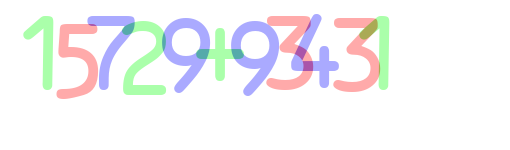
#> input picture solving/1.png, 510 x 150 px
$ python test.py
#> lines starting #> are read from the running program, lines starting #| are printed output that depends on the picture; after the words box and inside, x2 and y2 are one past the last pixel; in counts of white or black regions, pixels touching at a corner belong together
### solving/utils.py
import cv2
import numpy as np

BLUE=0
GREEN=1
RED=2

#특정한 색상의 모든 단어가 포함된 이미지를 추출합니다.
def get_chars(image,color):
    other_1=(color+1)%3
    other_2=(color+2)%3
#불러온 색상값을 파란색이라고 했을 때,
    c=image[:,:,other_1]==255 #초록색 영역을 선택
    image[c]=[0,0,0] #검은색으로 !
    c = image[:, :, other_2] == 255 # 빨간색 영역을 선택
    image[c] = [0, 0, 0] # 검은색으로 !
    c = image[:,:,color] <170 # 나머지 부분(섞인부분)도 !
    image[c] = [0, 0, 0] # 검은색으로 !
    c = image[:,:,color] != 0 # 파란색인부분을 선택
    image[c] = [255, 255, 255] # 하얀색으로 !
    return image

# [21 lines left out: function extract_chars, not called in this run]
#추출한 이미지를 모두 동일한 크기인 20*20으로 바꿔줌
def resize20(image):
    resized=cv2.resize(image,(20,20))
    return resized.reshape(-1,400).astype(np.float32)

### solving/test.py
import cv2
import utils

#이미지를 불러옴
image=cv2.imread('1.png',cv2.IMREAD_COLOR)
#> image is the input picture: shape (150, 510, 3); mean B, G, R 245.4, 243.9, 244.2
#만들어놓은 utils 함수를 거쳐서 이미지를 정제
blue=utils.get_chars(image.copy(),utils.BLUE)
#> in get_chars, `c=image[:,:,other_1]==255`:
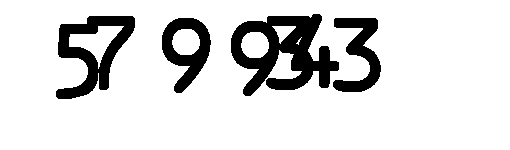
#> c: shape (150, 510) bool; 86% white; 4 black regions, box (x1, y1, x2, y2) and area: (231, 14, 339, 96) 4499, (56, 16, 135, 99) 2779, (162, 18, 211, 93) 1749, (333, 18, 381, 92) 1665
#> in get_chars, `c = image[:, :, other_2] == 255`: c: shape (150, 510) bool; 5.7% white; 6 white regions, box (x1, y1, x2, y2) and area: (56, 24, 99, 99) 1552, (333, 34, 379, 92) 1038, (267, 16, 311, 54) 813, (266, 71, 313, 90) 515, (334, 18, 375, 28) 352, (303, 51, 313, 61) 59
#> in get_chars, `image[c] = [0, 0, 0]`: image: shape (150, 510, 3); mean of channels 0, 1, 2 20, 14.5, 14.4
#> in get_chars, `c = image[:,:,color] <170`: c: shape (150, 510) bool; 92% white; 9 black regions (5 under 20 px), largest, box (x1, y1, x2, y2) and area: (162, 18, 211, 93) 1749, (231, 21, 280, 96) 1749, (291, 14, 339, 88) 1363, (87, 16, 135, 90) 1227
#> in get_chars, `image[c] = [0, 0, 0]`: image: shape (150, 510, 3); mean of channels 0, 1, 2 19.6, 13.9, 13.7
green=utils.get_chars(image.copy(),utils.GREEN)
#> call 2 of get_chars, with color = 1
#> in get_chars (call 2), `c=image[:,:,other_1]==255`: c: shape (150, 510) bool; 86.7% white; 4 black regions, box (x1, y1, x2, y2) and area: (87, 16, 280, 96) 6749, (291, 14, 339, 88) 1363, (23, 16, 54, 90) 1044, (359, 16, 390, 90) 1044
#> in get_chars (call 2), `c = image[:, :, other_2] == 255`: c: shape (150, 510) bool; 7% white; 7 white regions, largest, box (x1, y1, x2, y2) and area: (231, 21, 280, 96) 1628, (163, 18, 211, 93) 1559, (99, 30, 131, 90) 657
#> in get_chars (call 2), `image[c] = [0, 0, 0]`: image: shape (150, 510, 3); mean of channels 0, 1, 2 11, 14.8, 10.8
#> in get_chars (call 2), `c = image[:,:,color] <170`: c: shape (150, 510) bool; 94% white; 11 black regions (7 under 20 px), largest, box (x1, y1, x2, y2) and area: (122, 21, 167, 95) 1560, (23, 16, 54, 90) 1044, (359, 16, 390, 90) 1044, (196, 28, 244, 81) 894
#> in get_chars (call 2), `image[c] = [0, 0, 0]`:
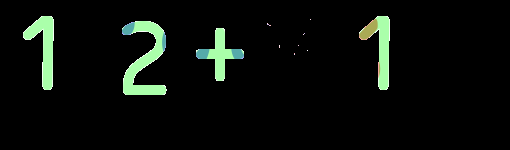
#> image: shape (150, 510, 3); mean of channels 0, 1, 2 10.3, 14.5, 10.1; drawn as B, G, R
red=utils.get_chars(image.copy(),utils.RED)
#> call 3 of get_chars, with color = 2
#> in get_chars (call 3), `c=image[:,:,other_1]==255`:
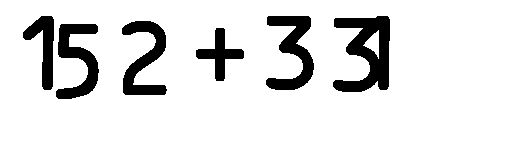
#> c: shape (150, 510) bool; 88% white; 6 black regions, box (x1, y1, x2, y2) and area: (333, 16, 390, 92) 2434, (266, 16, 314, 90) 1665, (56, 24, 99, 99) 1568, (122, 21, 167, 95) 1560, (23, 16, 54, 90) 1044, (196, 28, 244, 81) 894
#> in get_chars (call 3), `c = image[:, :, other_2] == 255`:
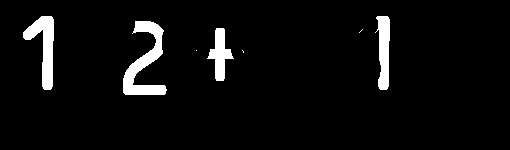
#> c: shape (150, 510) bool; 5% white; 7 white regions (3 under 20 px), largest, box (x1, y1, x2, y2) and area: (123, 21, 167, 95) 1366, (23, 16, 54, 90) 1044, (375, 16, 390, 90) 765, (207, 28, 234, 81) 654
#> in get_chars (call 3), `image[c] = [0, 0, 0]`:
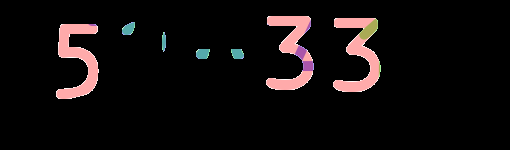
#> image: shape (150, 510, 3); mean of channels 0, 1, 2 12.1, 12.1, 16.3; drawn as B, G, R
#> in get_chars (call 3), `c = image[:,:,color] <170`:
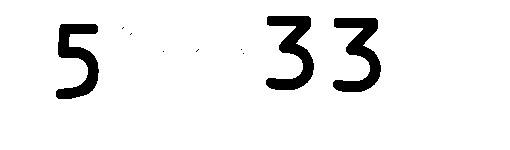
#> c: shape (150, 510) bool; 93.6% white; 9 black regions (6 under 20 px), largest, box (x1, y1, x2, y2) and area: (266, 16, 314, 90) 1665, (333, 18, 381, 92) 1665, (56, 24, 99, 99) 1568
#> in get_chars (call 3), `image[c] = [0, 0, 0]`:
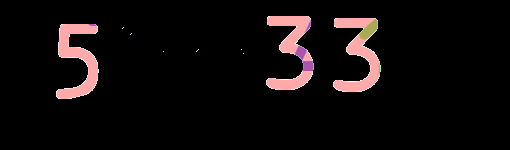
#> image: shape (150, 510, 3); 0.55% of pixels changed, all inside (x1, y1, x2, y2) = (122, 22, 244, 59); drawn as B, G, R

cv2.imshow('Image Gray',blue)
cv2.waitKey(0)
cv2.imshow('Image Gray',green)
cv2.waitKey(0)
cv2.imshow('Image Gray',red)
cv2.waitKey(0)

$ run again, with solving/2.png copied over solving/1.png
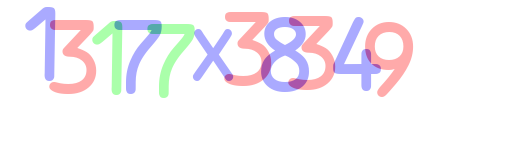
#> input picture solving/2.png, 510 x 150 px
#> image is the input picture: shape (150, 510, 3); mean B, G, R 245.9, 241.3, 245.9
#> in get_chars, `c=image[:,:,other_1]==255`:
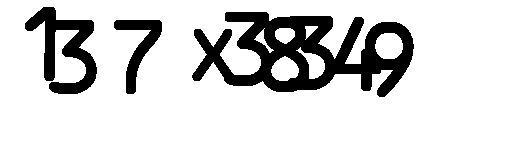
#> c: shape (150, 510) bool; 83.2% white; 3 black regions, box (x1, y1, x2, y2) and area: (192, 12, 414, 97) 8974, (25, 7, 97, 94) 2652, (114, 20, 162, 94) 1227
#> in get_chars (call 3), `image[c] = [0, 0, 0]`:
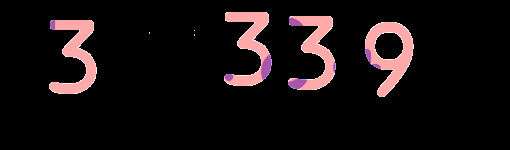
#> image: shape (150, 510, 3); mean of channels 0, 1, 2 15.7, 15, 21.8; drawn as B, G, R

$ run again, with solving/3.png copied over solving/1.png
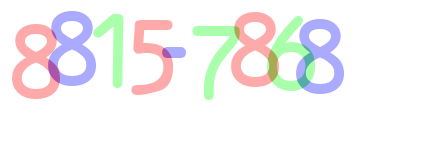
#> input picture solving/3.png, 430 x 150 px
#> image is the input picture: shape (150, 430, 3); mean B, G, R 243.3, 242.7, 244.8
#> in get_chars, `c=image[:,:,other_1]==255`:
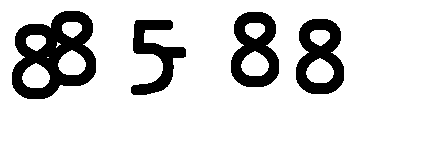
#> c: shape (150, 430) bool; 84.5% white; 4 black regions, box (x1, y1, x2, y2) and area: (12, 11, 96, 99) 4011, (231, 12, 279, 87) 2126, (296, 19, 344, 94) 2126, (131, 20, 186, 95) 1748
#> in get_chars (call 3), `image[c] = [0, 0, 0]`:
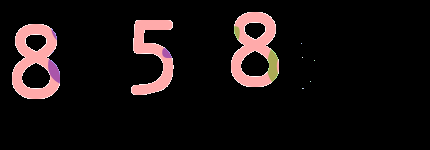
#> image: shape (150, 430, 3); mean of channels 0, 1, 2 15.7, 15.7, 22.3; drawn as B, G, R

$ run again, with solving/4.png copied over solving/1.png
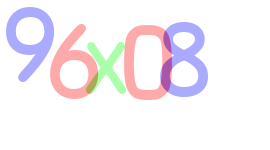
#> input picture solving/4.png, 270 x 150 px
#> image is the input picture: shape (150, 270, 3); mean B, G, R 246.1, 240.7, 245.7
#> in get_chars (call 3), `c = image[:,:,color] <170`:
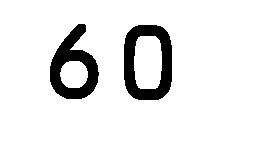
#> c: shape (150, 270) bool; 90.9% white; 2 black regions, box (x1, y1, x2, y2) and area: (124, 25, 172, 100) 1926, (50, 24, 99, 99) 1740
